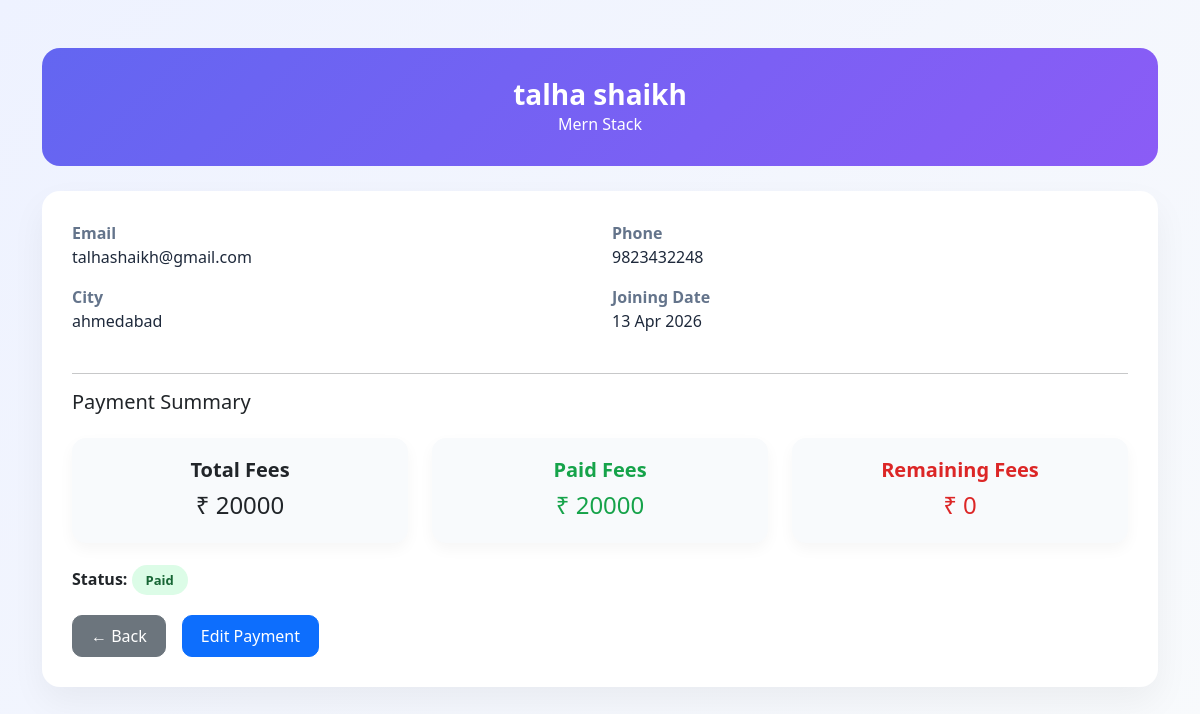
The app's page /student/view/1/ with its own data.
### appname/models.py (models this page shows, shortened)
class Student(models.Model):
    FNAME = models.CharField(max_length=50)
    LNAME = models.CharField(max_length=50)
    BIRTHDAY = models.DateField(null=True, blank=True)
    GENDER = models.CharField(max_length=10, blank=True)
    EMAIL = models.EmailField(unique=False)
    PHONE = models.CharField(max_length=10, blank=True)
    ADDRESS = models.CharField(max_length=200, blank=True)
    CITY = models.CharField(max_length=50, blank=True)
    COLLEGENAME = models.CharField(max_length=100, blank=True)
    QUALIFICATION = models.CharField(max_length=50, blank=True, null=True)
    BRANCH = models.CharField(max_length=50, blank=True)
    PASSING_YEAR = models.CharField(max_length=10, blank=True)
    TECHNOLOGY = models.CharField(max_length=50, blank=True)
    STATUS_CHOICES = [
        ('visiting', 'visiting'),
        ('adjoining', 'Adjoining'),
        ('pending', 'Pending'),
        ('rejected', 'Rejected'),
    ]
    status = models.CharField(
        max_length=20,
        choices=STATUS_CHOICES,
        default='visiting'
    )
    visiting_at = models.DateTimeField(auto_now_add=True)
    joining_at = models.DateTimeField(null=True, blank=True)
    COURSE_CHOICES = [
        ('python', 'Python'),
        ('django', 'Django'),
        ('fullstack', 'Full Stack'),
    ]
    course = models.CharField(
        max_length=50,
        choices=COURSE_CHOICES,
        null=True,
        blank=True
    )
    total_fees = models.IntegerField(null=True, blank=True)
    paid_fees = models.IntegerField(default=0)
    remaining_fees = models.IntegerField(null=True, blank=True)

### appname/views.py (the view)
# urls.py: path('student/view/<int:id>/', views.student_view, name='student_view'),
def student_view(request, id):
    student = get_object_or_404(Student, id=id)
    return render(request, 'student_view.html', {'s': student})

### templates/student_view.html (shortened to what this page needs)
{% load static %}
<!DOCTYPE html>
<html lang="en">
<head>
    <link href="https://cdn.jsdelivr.net/npm/bootstrap@5.3.3/dist/css/bootstrap.min.css" rel="stylesheet">
</head>
<body>
<div class="container py-5">
    <div class="profile-header text-center">
        <h3>{{ s.FNAME }} {{ s.LNAME }}</h3>
        <p class="mb-0">{{ s.course|default:"No Course Assigned" }}</p>
    </div>
    <div class="profile-card">
        <div class="row mb-4">
            <div class="col-md-6 mb-3">
                <div class="info-label">Email</div>
                <div class="info-value">{{ s.EMAIL }}</div>
            </div>
            <div class="col-md-6 mb-3">
                <div class="info-label">Phone</div>
                <div class="info-value">{{ s.PHONE }}</div>
            </div>
            <div class="col-md-6 mb-3">
                <div class="info-label">City</div>
                <div class="info-value">{{ s.CITY }}</div>
            </div>
            <div class="col-md-6 mb-3">
                <div class="info-label">Joining Date</div>
                <div class="info-value">
                    {{ s.joining_at|date:"d M Y" }}
                </div>
            </div>
        </div>
        <hr>
        <h5 class="mb-4">Payment Summary</h5>
        <div class="row g-4 mb-4">
            <div class="col-md-4">
                <div class="summary-box">
                    <h5>Total Fees</h5>
                    <div class="fs-4">₹ {{ s.total_fees|default:"0" }}</div>
                </div>
            </div>
            <div class="col-md-4">
                <div class="summary-box">
                    <h5 class="paid">Paid Fees</h5>
                    <div class="fs-4 paid">₹ {{ s.paid_fees|default:"0" }}</div>
                </div>
            </div>
            <div class="col-md-4">
                <div class="summary-box">
                    <h5 class="remaining">Remaining Fees</h5>
                    <div class="fs-4 remaining">
                        ₹ {{ s.remaining_fees|default:"0" }}
                    </div>
                </div>
            </div>
        </div>
        <div class="mb-4">
            <strong>Status: </strong>
            {% if s.remaining_fees == 0 %}
                <span class="status-badge badge-paid">Paid</span>
            {% elif s.paid_fees == 0 %}
                <span class="status-badge badge-pending">Pending</span>
            {% else %}
                <span class="status-badge badge-partial">Partial</span>
            {% endif %}
        </div>
        <div class="d-flex gap-3">
            <a href="/JoiningStudents/" class="btn btn-secondary btn-modern">
                ← Back
            </a>
            <a href="{% url 'student_edit' s.id %}" class="btn btn-primary btn-modern">
                Edit Payment
            </a>
        </div>
    </div>
</div>
</body>
</html>

### templates/student_view.html (style rules this page uses)
body { background: linear-gradient(135deg, #eef2ff, #f8fafc); font-family: "Segoe UI", sans-serif; }
.profile-card { background: white; border-radius: 18px; padding: 30px; box-shadow: 0 15px 35px rgba(0, 0, 0, 0.05); }
.profile-header { background: linear-gradient(135deg, #6366f1, #8b5cf6); padding: 30px; border-radius: 18px; color: white; margin-bottom: 25px; }
.profile-header h3 { margin: 0; font-weight: 600; }
.info-label { font-weight: 600; color: #64748b; }
.info-value { font-weight: 500; color: #1e293b; }
.summary-box { border-radius: 14px; padding: 20px; text-align: center; background: #f8fafc; box-shadow: 0 6px 15px rgba(0,0,0,.04); }
.summary-box h5 { margin-bottom: 5px; font-weight: 600; }
.paid { color: #16a34a; }
.remaining { color: #dc2626; }
.status-badge { padding: 6px 14px; border-radius: 20px; font-size: 13px; font-weight: 600; }
.badge-paid { background: #dcfce7; color: #166534; }
.btn-modern { border-radius: 10px; padding: 8px 18px; }

### records on screen
Student: FNAME "talha", LNAME "shaikh", course "Mern Stack", EMAIL "talhashaikh@gmail.com", PHONE "9823432248", CITY "ahmedabad", joining_at "13 Apr 2026", total_fees "20000", paid_fees "20000", remaining_fees "0"
